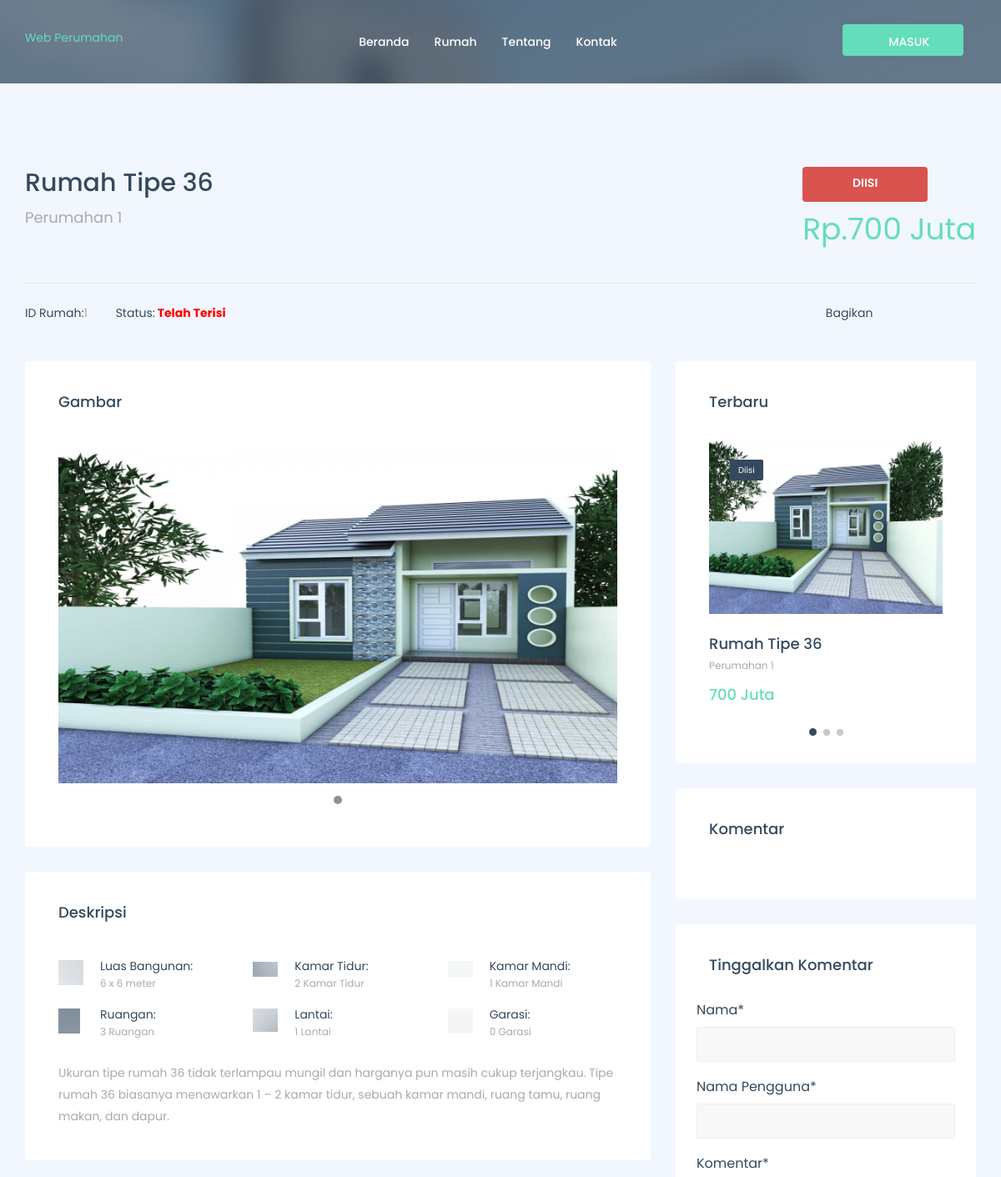
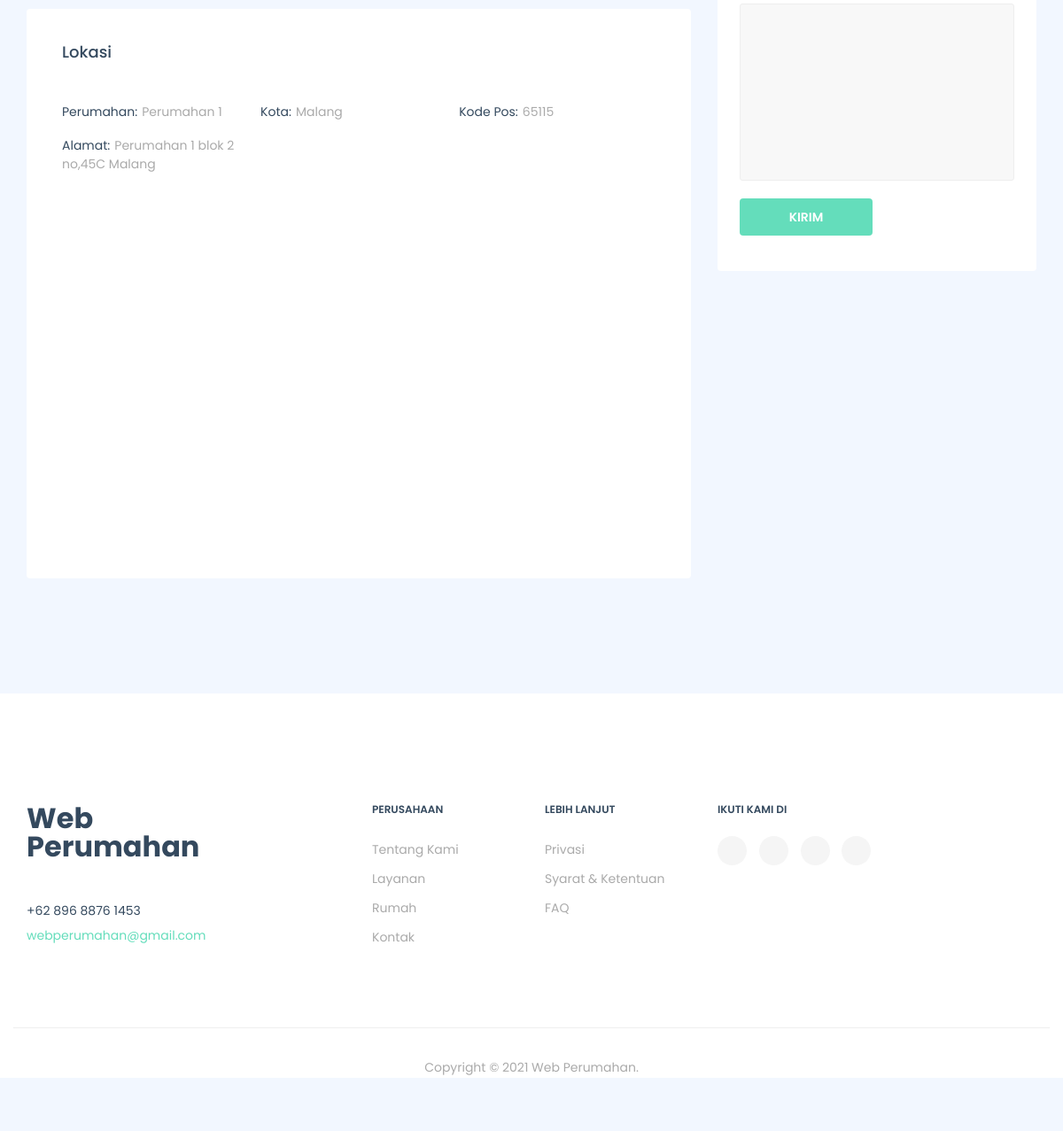
/customer/dashboard/detail_rumah/1, run on the app's committed database (2 pictures, top to bottom).
### tables this page shows
CREATE TABLE `rumah` (
  `id_rumah` int(12) NOT NULL,
  `nama_rumah` varchar(256) NOT NULL,
  `kode_type` varchar(256) NOT NULL,
  `luas_bangunan` varchar(256) NOT NULL,
  `status` varchar(256) NOT NULL,
  `lokasi` varchar(256) NOT NULL,
  `kamar_tidur` varchar(256) NOT NULL,
  `kamar_mandi` varchar(256) NOT NULL,
  `ruangan` varchar(256) NOT NULL,
  `lantai` varchar(256) NOT NULL,
  `garasi` varchar(256) NOT NULL,
  `deskripsi` text NOT NULL,
  `alamat` varchar(256) NOT NULL,
  `kota` varchar(256) NOT NULL,
  `kode_pos` varchar(256) NOT NULL,
  `harga` varchar(256) NOT NULL,
  `gambar` varchar(256) NOT NULL
);

### application/views/customer/detail_rumah.php (the view, shortened to what the rows shown need)
<section id="property-single-gallery" class="property-single-gallery">
    <div class="container">
        <div class="row">
            <?php foreach($detail as $dt):?>
                <div class="col-xs-12 col-sm-12 col-md-12">
                    <div class="property-single-gallery-info">
                        <div class="property--info clearfix">
                            <div class="pull-left">
                                <h5 class="property--title"><?php echo $dt->nama_rumah?></h5>
                                <p class="property--location"><?php echo $dt->lokasi?></p>
                            </div>
                            <div class="pull-right">
                                <span class="property--status">
                                        <?php
                                            if ($dt->status == "0"){
                                                echo "<span class='btn btn-sm btn-danger' disable> Diisi
                                                </span>";
                                            }else{
                                                echo anchor('customer/booking/add/'.$dt->id_rumah, '<button class="btn btn-sm btn-success "><i class="fa fa-book"></i>  Booking</button>');
                                            }
                                        ?>
                                </span>
                                <p class="property--price">Rp.<?php echo $dt->harga?></p>
                            </div>
                        </div>
                        <div class="property--meta clearfix">
                            <div class="pull-left">
                                <ul class="list-unstyled list-inline mb-0">
                                    <li>
                                        ID Rumah:<span class="value"><?php echo $dt->id_rumah?></span>
                                    </li>
                                    <li>
                                        Status:<span class="value"><?php
                                            if ($dt->status == "0"){
                                                echo "<span style='color:red;font-weight:bold'> Telah Terisi
                                                </span>";
                                            }else{
                                                echo "<span style='color:blue;font-weight:bold'> Tersedia
                                                </span>";
                                            }
                                            ?></span>
                                    </li>
                                </ul>
                            </div>
                            <div class="pull-right">
                                <div class="property--meta-share">
                                    <span class="share--title">Bagikan</span>
                                    <a href="#" class="twitter"><i class="fa fa-twitter"></i></a>
                                    <a href="#" class="facebook"><i class="fa fa-facebook"></i></a>
                                    <a href="#" class="google-plus"><i class="fa fa-google-plus"></i></a>
                                    <a href="#" class="pinterest"><i class="fa fa-pinterest-p"></i></a>
                                </div>
                            </div>
                        </div>
                    </div>
                </div>
            </div>
            <div class="row">
                <div class="col-xs-12 col-sm-12 col-md-8">
                    <div class="property-single-carousel inner-box">
                        <div class="row">
                            <div class="col-xs-12 col-sm-12 col-md-12">
                                <div class="heading">
                                    <h2 class="heading--title">Gambar</h2>
                                </div>
                            </div>
                            <div class="col-xs-12 col-sm-12 col-md-12">
                                <div class="property-single-carousel-content">
                                    <div class="carousel carousel-thumbs ">
                                        <img src="<?php echo base_url('assets/upload/' .$dt->gambar) ?>" alt="Property Image" style="width:800px ; height:400px">
                                    </div>
                                </div>
                            </div>
                        </div>
                    </div>
                    <div class="property-single-desc inner-box">
                        <div class="row">
                            <div class="col-xs-12 col-sm-12 col-md-12">
                                <div class="heading">
                                    <h2 class="heading--title">Deskripsi</h2>
                                </div>
                            </div>
                            <div class="col-xs-6 col-sm-4 col-md-4">
                                <div class="feature-panel">
                                    <div class="feature--img">
                                        <img src="<?php echo base_url() ?>assets/assets_homepage/images/property-single/features/1.png" alt="icon">
                                    </div>
                                    <div class="feature--content">
                                        <h5>Luas Bangunan:</h5>
                                        <p><?php echo $dt->luas_bangunan?></p>
                                    </div>
                                </div>
                            </div>
                            <div class="col-xs-6 col-sm-4 col-md-4">
                                <div class="feature-panel">
                                    <div class="feature--img">
                                        <img src="<?php echo base_url() ?>assets/assets_homepage/images/property-single/features/2.png" alt="icon">
                                    </div>
                                    <div class="feature--content">
                                        <h5>Kamar Tidur:</h5>
                                        <p><?php echo $dt->kamar_tidur?> Kamar Tidur</p>
                                    </div>
                                </div>
                            </div>
                            <div class="col-xs-6 col-sm-4 col-md-4">
                                <div class="feature-panel">
                                    <div class="feature--img">
                                        <img src="<?php echo base_url() ?>assets/assets_homepage/images/property-single/features/3.png" alt="icon">
                                    </div>
                                    <div class="feature--content">
                                        <h5>Kamar Mandi:</h5>
                                        <p><?php echo $dt->kamar_mandi?> Kamar Mandi</p>
                                    </div>
                                </div>
                            </div>
                            <div class="col-xs-6 col-sm-4 col-md-4">
                                <div class="feature-panel">
                                    <div class="feature--img">
                                        <img src="<?php echo base_url() ?>assets/assets_homepage/images/property-single/features/4.png" alt="icon">
                                    </div>
                                    <div class="feature--content">
                                        <h5>Ruangan:</h5>
                                        <p><?php echo $dt->ruangan?> Ruangan</p>
                                    </div>
                                </div>
                            </div>
                            <div class="col-xs-6 col-sm-4 col-md-4">
                                <div class="feature-panel">
                                    <div class="feature--img">
                                        <img src="<?php echo base_url() ?>assets/assets_homepage/images/property-single/features/5.png" alt="icon">
                                    </div>
                                    <div class="feature--content">
                                        <h5>Lantai:</h5>
                                        <p><?php echo $dt->lantai?> Lantai</p>
                                    </div>
                                </div>
                            </div>
                            <div class="col-xs-6 col-sm-4 col-md-4">
                                <div class="feature-panel">
                                    <div class="feature--img">
                                        <img src="<?php echo base_url() ?>assets/assets_homepage/images/property-single/features/6.png" alt="icon">
                                    </div>
                                    <div class="feature--content">
                                        <h5>Garasi:</h5>
                                        <p><?php echo $dt->garasi?> Garasi</p>
                                    </div>
                                </div>
                            </div>
                            <div class="col-xs-12 col-sm-12 col-md-12">
                                <div class="property--details">
                                    <p><?php echo $dt->deskripsi?></p>
                                </div>
                            </div>
                        </div>
                    </div>
                    <div class="property-single-location inner-box">
                        <div class="row">
                            <div class="col-xs-12 col-sm-12 col-md-12">
                                <div class="heading">
                                    <h2 class="heading--title">Lokasi</h2>
                                </div>
                            </div>
                            <div class="col-xs-12 col-sm-12 col-md-12">
                                <ul class="list-unstyled mb-20">
                                    <li><span>Perumahan:</span><?php echo $dt->lokasi?></li>
                                    <li><span>Kota:</span><?php echo $dt->kota?></li>
                                    <li><span>Kode Pos:</span><?php echo $dt->kode_pos?></li>
                                    <li><span>Alamat:</span><?php echo $dt->alamat?></li>
                                </ul>
                            </div>
                            <div class="col-xs-12 col-sm-12 col-md-12">
                                <div id="googleMap" style="width:100%;height:380px;"></div>
                            </div>
                        </div>
                    </div>
                </div>
                <div class="col-xs-12 col-sm-12 col-md-4">
                    <div class="widget widget-featured-property">
                        <div class="widget--title">
                            <h5>Terbaru</h5>
                        </div>
                        <div class="widget--content">
                            <div class="carousel carousel-dots" data-slide="1" data-slide-rs="1" data-autoplay="true" data-nav="false" data-dots="true" data-space="25" data-loop="true" data-speed="800">
                                <?php foreach($rumah as $rm):?>
                                    <div class="property-item">
                                        <div class="property--img">
                                            <img src="<?php echo base_url('assets/upload/' .$rm->gambar) ?>" alt="property image" class="img-responsive">
                                            <span class="property--status"><?php
                                            if ($rm->status == "0"){
                                                echo "<span> Diisi
                                                </span>";
                                            }else{
                                                echo "<span> Tersedia
                                                </span>";
                                            }
                                            ?></span>
                                        </div>
                                        <div class="property--content">
                                            <div class="property--info">
                                                <h5 class="property--title"><a href="<?php echo base_url('customer/dashboard/detail_rumah/') .$rm->id_rumah ?>"><?php echo $rm->nama_rumah ?></a></h5>
                                                <p class="property--location"><?php echo $rm->lokasi ?></p>
                                                <p class="property--price"><?php echo $rm->harga ?></p>
                                            </div>
                                        </div>
                                    </div>
                                <?php endforeach;?>
                            </div>
                        </div>
                    </div>
                    <div class="widget widget-property-agent">
                        <div class="widget--title">
                            <h5>Komentar</h5>
                        </div>
                    </div>
                    <div class="widget widget-mortgage-calculator">
                        <div class="widget--title">
                            <h5>Tinggalkan Komentar</h5>
                        </div>
                        <div class="widget--content">
                            <form  class="mb-0" method="POST" action="<?php echo base_url('customer/dashboard/kirim_ulasan')?>">
                                <div class="row">
                                    <div>
                                        <div class="form-group">
                                            <label>Nama*</label>
                                            <input type="text" class="form-control" name="nama" required>
                                        </div>
                                        <div class="form-group">
                                            <label>Nama Pengguna*</label>
                                            <input type="text" class="form-control" name="nama_pengguna"  required>
                                        </div>
                                        <div class="form-group">
                                            <label>Komentar*</label>
                                            <textarea class="form-control" type="text" name="ulasan" required></textarea>
                                        </div>
                                        <button type="submit" class="btn btn--primary">Kirim</button>
                                    </div>
                                </div>
                            </form>
                        </div>
                    </div>
                </div>
            <?php endforeach;?>
        </div>
    </div>
</section>

### data on the page
rumah: nama_rumah "Rumah Tipe 36", lokasi "Perumahan 1", status "DIISI", harga "700 Juta", id_rumah "1", gambar (picture), luas_bangunan "6 x 6 meter", kamar_tidur "2", kamar_mandi "1", ruangan "3", lantai "1", garasi "0", deskripsi "Ukuran tipe rumah 36 tidak terlampau mungil dan harganya pun masih cukup terjangkau. Tipe rumah 36 biasanya menawarkan 1 – 2 kamar tidur, sebuah kamar mandi, ruang tamu, ruang makan, dan dapur.", kota "Malang", kode_pos "65115", alamat "Perumahan 1 blok 2 no,45C Malang"
